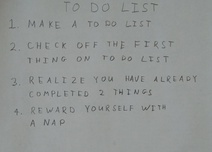
#> input picture CV_hw5/images/01_list.jpg, 212 x 152 px, shrunk from 2270 x 1631 before the run, given in place of cv_cover.jpg, which was not available
$ python briefRotTest.py
#> lines starting #> are read from the running program, lines starting #| are printed output that depends on the picture; pictures that were not available may be replaced by others from this repository, and a replacement may not be noted
### CV_hw2/python/helper.py
import numpy as np
import cv2
import scipy.io as sio
from matplotlib import pyplot as plt
import skimage.feature

PATCHWIDTH = 9

def briefMatch(desc1,desc2,ratio):

	matches = skimage.feature.match_descriptors(desc1,desc2,'hamming',cross_check=True,max_ratio=ratio)
	return matches


# [8 lines left out: function plotMatches, not called in this run]


def makeTestPattern(patchWidth, nbits):
	np.random.seed(0)
	compareX = patchWidth*patchWidth * np.random.random((nbits,1))
	compareX = np.floor(compareX).astype(int)
	np.random.seed(1)
	compareY = patchWidth*patchWidth * np.random.random((nbits,1))
	compareY = np.floor(compareY).astype(int)

	return (compareX, compareY)


def computePixel(img, idx1, idx2, width, center):
	halfWidth = width // 2
	col1 = idx1 % width - halfWidth
	row1 = idx1 // width - halfWidth
	col2 = idx2 % width - halfWidth
	row2 = idx2 // width - halfWidth
	return 1 if img[int(center[0]+row1)][int(center[1]+col1)] < img[int(center[0]+row2)][int(center[1]+col2)] else 0


def computeBrief(img, locs):


	patchWidth = 9
	nbits = 256
	compareX, compareY = makeTestPattern(patchWidth,nbits)
	m, n = img.shape

	halfWidth = patchWidth//2

	locs = np.array(list(filter(lambda x: halfWidth <= x[0] < m-halfWidth and halfWidth <= x[1] < n-halfWidth, locs)))
	desc = np.array([list(map(lambda x: computePixel(img, x[0], x[1], patchWidth, c), zip(compareX, compareY))) for c in locs])

	return desc, locs


def corner_detection(img, sigma):
	# fast method
	result_img = skimage.feature.corner_fast(img, n=PATCHWIDTH, threshold=sigma)
	locs = skimage.feature.corner_peaks(result_img, min_distance=1)
	return locs

### CV_hw2/python/matchPics.py
import numpy as np
import cv2
import skimage.color
from skimage.color import rgb2gray
from helper import briefMatch
from helper import computeBrief
from helper import corner_detection

def matchPics(I1, I2, opts):
	#I1, I2 : Images to match
	#opts: input opts
	ratio = opts.ratio  #'ratio for BRIEF feature descriptor'
	sigma = opts.sigma  #'threshold for corner detection using FAST feature detector'

	#Convert Images to GrayScale
	img_1 = rgb2gray(I1)
	img_2 = rgb2gray(I2)

	#Detect Features in Both Images
	locs1=corner_detection(img_1,sigma)
	locs2=corner_detection(img_2,sigma)

	#Obtain descriptors for the computed feature locations
	desc1, locs1 = computeBrief(img_1, locs1)
	desc2, locs2 = computeBrief(img_2, locs2)
	#print(desc1.shape)
	#print(locs1.shape)


	#Match features using the descriptors
	matches = briefMatch(desc1, desc2, ratio)
	#print(matches.shape)

	return matches, locs1, locs2

### CV_hw2/python/opts.py
'''
Hyperparameters wrapped in argparse
This file contains most of tuanable parameters for this homework


You can change the values by changing their default fields or by command-line
arguments. For example, "python q2_1_4.py --sigma 0.15 --ratio 0.7"
'''

import argparse

def get_opts():
    parser = argparse.ArgumentParser(description='16-720 HW2: Homography')

    ## Feature detection (requires tuning)
    parser.add_argument('--sigma', type=float, default=0.15,
                        help='threshold for corner detection using FAST feature detector')
    parser.add_argument('--ratio', type=float, default=0.7,
                        help='ratio for BRIEF feature descriptor')

    ## Ransac (requires tuning)
    parser.add_argument('--max_iters', type=int, default=500,
                        help='the number of iterations to run RANSAC for')
    parser.add_argument('--inlier_tol', type=float, default=0.5,
                        help='the tolerance value for considering a point to be an inlier')

    ## Additional options (add your own hyperparameters here)

    ##
    opts = parser.parse_args()

    return opts

### CV_hw2/python/briefRotTest.py
import numpy as np
import cv2
from matchPics import matchPics
import skimage.color
from skimage.color import rgb2gray
from scipy import ndimage, misc
import matplotlib.pyplot as plt

from opts import get_opts
from helper import plotMatches


#Q2.1.6


#Read the image and convert to grayscale, if necessary
opts = get_opts()
cv_cover = cv2.imread('../data/cv_cover.jpg')
#> cv_cover is the input picture: shape (152, 212, 3); mean B, G, R 149, 150.1, 146.6
img_ori = rgb2gray(cv_cover)
iteration = 36
match_hist = np.zeros(iteration)

######################
# For histogram of the rotate matches

# for i in range(iteration):
# 	#Rotate Image
#     img_rotate = ndimage.rotate(img_ori, 10*i)
#
# 	#Compute features, descriptors and Match features
#     matches , locs1, locs2 = matchPics(img_ori,img_rotate , opts)
#
# 	#Update histogram
#     match_hist[i] = matches.shape[0]
#
# x = np.linspace(0,10*(iteration - 1), iteration)
# plt.bar(x,match_hist)
# plt.show()


######################
# For visualizing rotate images

#rotate image at 20 degree
img_rotate = ndimage.rotate(img_ori, 20)
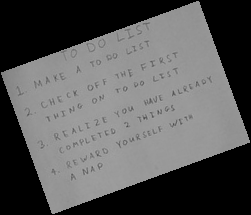
#> img_rotate: shape (215, 251) float64; min 0, max 0.682, mean 0.346
matches , locs1, locs2 = matchPics(img_ori,img_rotate , opts)
#> in corner_detection, `result_img = skimage.feature.corner_fast(img, n=PATCHWIDTH, threshold=..`:
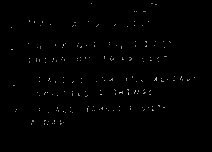
#> result_img: shape (152, 212) float64; min 0, max 4.81, mean 0.0282; drawn with min black and max white
#> in corner_detection, `locs = skimage.feature.corner_peaks(result_img, min_distance=1)`: locs = 192 pairs, first value 3 to 124, second value 11 to 194
#> in matchPics, `locs1=corner_detection(img_1,sigma)`: locs1 has the same summary as locs in corner_detection
#> call 2 of corner_detection, with sigma = 0.15
#> in corner_detection (call 2), `result_img = skimage.feature.corner_fast(img, n=PATCHWIDTH, threshold=..`:
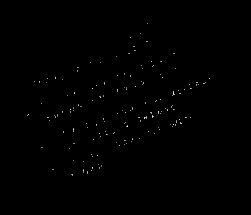
#> result_img: shape (215, 251) float64; min 0, max 4.42, mean 0.0122; drawn with min black and max white
#> in corner_detection (call 2), `locs = skimage.feature.corner_peaks(result_img, min_distance=1)`: locs = 143 pairs, first value 23 to 174, second value 28 to 209
#> in matchPics, `locs2=corner_detection(img_2,sigma)`: locs2 has the same summary as locs in corner_detection
#> in computeBrief, `locs = np.array(list(filter(lambda x: halfWidth <= x[0] < m-halfWidth ..`: locs = 190 pairs, first value 4 to 124, second value 11 to 194
#> in matchPics, `desc1, locs1 = computeBrief(img_1, locs1)`: locs1 has the same summary as locs in computeBrief
#> in briefMatch, `matches = skimage.feature.match_descriptors(desc1,desc2,'hamming',cros..`: matches = empty array
#> matches = empty array; locs1 has the same summary as locs in computeBrief; locs2 = 143 pairs, first value 23 to 174, second value 28 to 209

fig, ax = plt.subplots(nrows=1, ncols=1)
plt.axis('off')
#> (the run stopped early here; a loop or call above may not have finished)
